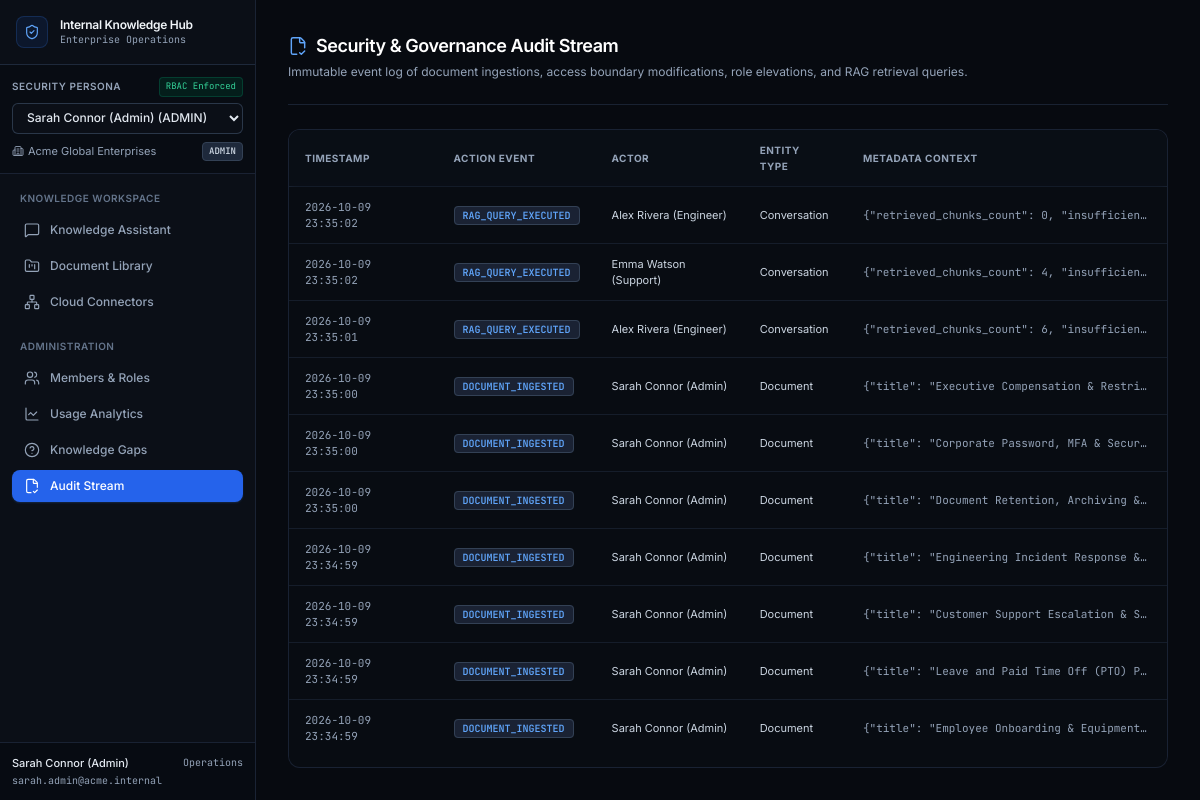
Page /audit/ on the earlier database version.
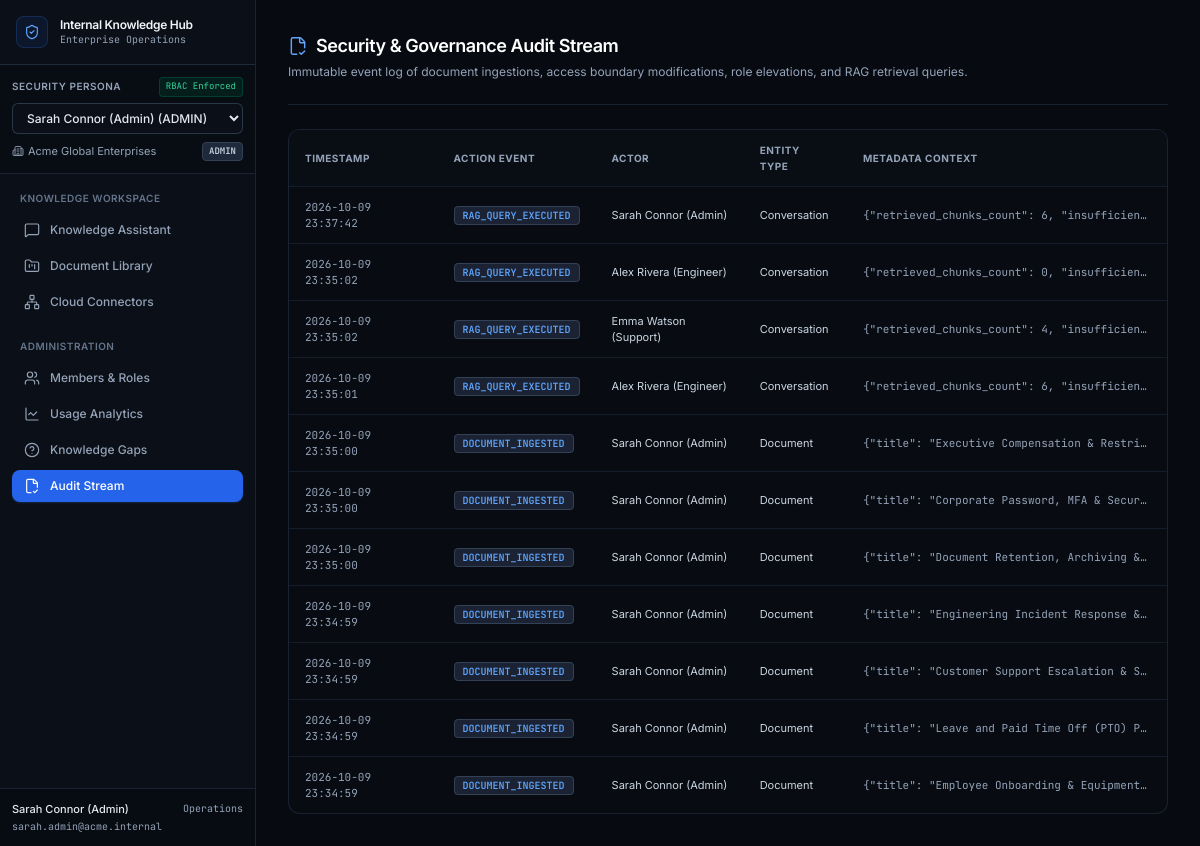
Same page on the later database version.
### hub/models.py (models this page shows, shortened)
class AuditLog(models.Model):
    id = models.UUIDField(primary_key=True, default=uuid.uuid4, editable=False)
    organization = models.ForeignKey(Organization, on_delete=models.CASCADE, related_name='audit_logs')
    user = models.ForeignKey(Profile, on_delete=models.SET_NULL, null=True, blank=True)
    action = models.CharField(max_length=100)
    entity_type = models.CharField(max_length=100)
    entity_id = models.CharField(max_length=255, blank=True, null=True)
    metadata_json = models.TextField(default='{}')
    ip_address = models.CharField(max_length=100, blank=True, null=True)
    created_at = models.DateTimeField(auto_now_add=True)

class Profile(models.Model):
    id = models.UUIDField(primary_key=True, default=uuid.uuid4, editable=False)
    email = models.EmailField(unique=True)
    full_name = models.CharField(max_length=255)
    avatar_url = models.TextField(blank=True, null=True)
    created_at = models.DateTimeField(auto_now_add=True)
    updated_at = models.DateTimeField(auto_now=True)

### hub/views.py (the view)
# urls.py: path('audit/', views.audit_view, name='audit'),
def audit_view(request):
    user, org, membership, role = get_current_user_and_org(request)
    if not can_view_audit_logs(role):
        return HttpResponseForbidden("Forbidden: admin access required.")
    logs = AuditLog.objects.filter(organization=org).order_by('-created_at')[:50]
    return render(request, 'hub/audit.html', {
        'logs': logs,
        'active_tab': 'audit',
    })

### hub/services/rbac.py (called while the page is built)
def has_minimum_role(user_role: str, required_role: str) -> bool:
    return ROLE_HIERARCHY.get(user_role, 0) >= ROLE_HIERARCHY.get(required_role, 0)

def can_view_audit_logs(user_role: str) -> bool:
    return has_minimum_role(user_role, OrgRole.ADMIN)

### hub/views.py (called while the page is built)
def get_current_user_and_org(request):
    user_id = request.session.get('auth_user_id', DEMO_USERS['admin']['id'])
    org_id = request.session.get('auth_org_id', DEMO_ORG_ID)
    user = Profile.objects.filter(id=user_id).first()
    org = Organization.objects.filter(id=org_id).first()
    membership = None
    if user and org:
        membership = OrganizationMembership.objects.filter(organization=org, user=user).first()
    role = membership.role if membership else OrgRole.MEMBER
    return user, org, membership, role

### hub/templates/hub/audit.html (shortened to what this page needs)
{% extends 'hub/base.html' %}
{% block content %}
<div class="flex-1 flex flex-col h-screen overflow-hidden bg-slate-950 text-slate-100 p-8">
  <div class="pb-6 border-b border-slate-800/80">
    <h1 class="text-lg font-semibold tracking-tight text-white flex items-center gap-2">
      <i data-lucide="file-check-2" class="w-5 h-5 text-blue-400"></i>
      <span>Security & Governance Audit Stream</span>
    </h1>
    <p class="text-xs text-slate-400 mt-1">
      Immutable event log of document ingestions, access boundary modifications, role elevations, and RAG retrieval queries.
    </p>
  </div>
  <div class="mt-6 flex-1 overflow-y-auto border border-slate-800/80 rounded-xl bg-slate-900/40">
    <table class="w-full text-left text-xs">
      <thead class="bg-slate-900/90 border-b border-slate-800 text-slate-400 uppercase tracking-wider text-[10px] font-semibold sticky top-0 backdrop-blur-sm">
        <tr>
          <th class="px-4 py-3">Timestamp</th>
          <th class="px-4 py-3">Action Event</th>
          <th class="px-4 py-3">Actor</th>
          <th class="px-4 py-3">Entity Type</th>
          <th class="px-4 py-3">Metadata Context</th>
        </tr>
      </thead>
      <tbody class="divide-y divide-slate-800/60 font-mono text-[11px]" id="auditTbody">
        {% for log in logs %}
          <tr class="audit-row hover:bg-slate-850/50 transition-colors">
            <td class="px-4 py-3 text-slate-400">
              {{ log.created_at|date:"Y-m-d H:i:s" }}
            </td>
            <td class="px-4 py-3">
              <span class="px-2 py-0.5 rounded text-[10px] bg-slate-800/80 border border-slate-700 text-blue-400 font-semibold">
                {{ log.action }}
              </span>
            </td>
            <td class="px-4 py-3 text-slate-300 font-sans">
              {{ log.user.full_name|default:"System" }}
            </td>
            <td class="px-4 py-3 text-slate-300 capitalize font-sans">{{ log.entity_type }}</td>
            <td class="px-4 py-3 text-slate-400 truncate max-w-xs">
              {{ log.metadata_json }}
            </td>
          </tr>
        {% empty %}
          <tr>
            <td colspan="5" class="px-4 py-12 text-center text-slate-500 font-sans">
              No audit logs recorded in current session.
            </td>
          </tr>
        {% endfor %}
      </tbody>
    </table>
  </div>
</div>
{% endblock %}

Differences in the rows shown:
added AuditLog: created_at "2026-10-09 23:37:42", action "RAG_QUERY_EXECUTED", user.full_name "Sarah Connor (Admin)", entity_type "Conversation", metadata_json "{\"retrieved_chunks_count\": 6, \"insufficien…"
